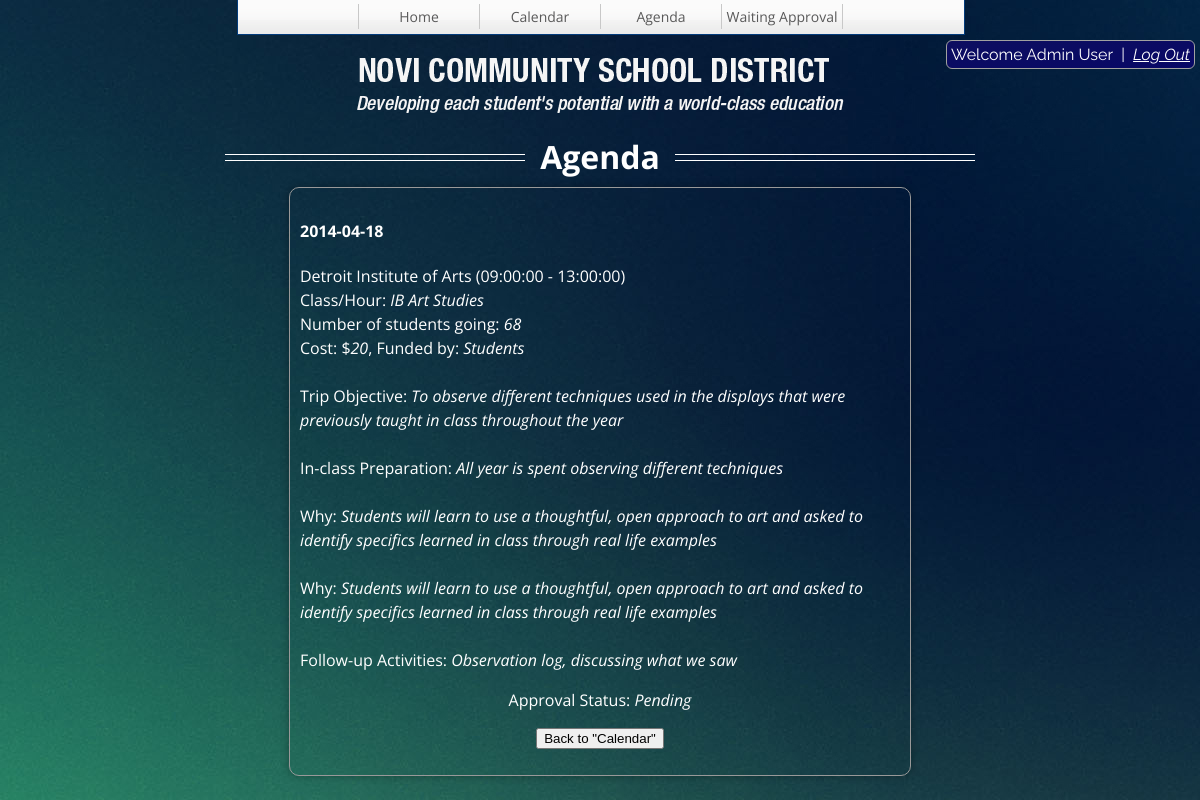
Page /admin?page=detail2&trip=5 (signed in) on the committed database.
### tables this page shows
CREATE TABLE IF NOT EXISTS `USER` (
  `userid` int(11) NOT NULL AUTO_INCREMENT,
  `username` varchar(40) NOT NULL,
  `password` varchar(40) NOT NULL,
  `privilege` int(1) NOT NULL,
  `name` varchar(30) NOT NULL,
  `email` varchar(40) NOT NULL,
  `lastLogin` timestamp NOT NULL,
  PRIMARY KEY (`userid`),
  KEY `userid` (`userid`)
);

CREATE TABLE IF NOT EXISTS `FIELD_TRIP` (
  `eventid` int(11) NOT NULL AUTO_INCREMENT,
  `userid` int(11) NOT NULL,
  `date` date NOT NULL,
  `startTime` time NOT NULL,
  `endTime` time NOT NULL,
  `destination` varchar(100) NOT NULL,
  `classhour` varchar(200) NOT NULL,
  `numstudent` int(10) NOT NULL,
  `cost` int(11) NOT NULL,
  `fund` varchar(50) DEFAULT NULL,
  `objective` varchar(1000) NOT NULL,
  `classactivities` varchar(1000) NOT NULL,
  `why` varchar(1000) NOT NULL,
  `followup` varchar(1000) NOT NULL,
  `approval` tinyint(1) NOT NULL DEFAULT '0',
  `comments` varchar(1000) DEFAULT NULL,
  `approvalDate` timestamp NULL DEFAULT NULL,
  `created` timestamp NOT NULL DEFAULT CURRENT_TIMESTAMP,
  PRIMARY KEY (`eventid`)
);

### classes/mysql.php (called while the page is built, shortened)
<?php
class mysql {
	private $conn;
	function __construct() {
		$this->conn = new mysqli(DB_SERVER, DB_USER, DB_PASSWORD, DB_NAME) or
					  die('There was a problem connecting to the database.');
	}
	function get_userinfo($username, $column){
		$result = $this->conn->query("SELECT * FROM USER WHERE username = '$username' LIMIT 1");
		if ($data = mysqli_fetch_array($result)){
			return $data[$column];
		}
		return 0;
	}
	function get_specifictrip($eventid){
		$result = $this->conn->query("SELECT * FROM FIELD_TRIP WHERE eventid = '$eventid' LIMIT 1");
		if ($data = mysqli_fetch_array($result)){
			return $data;
		}
		return 0;
	}
}

### adminpages/detail2.php (the view, shortened to what this page needs)
<?php
$tripdetail = $mysql->get_specifictrip($_GET['trip']);
$fundedby = $tripdetail[fund];
if ($tripdetail[fund] == null || $tripdetail[fund] == "") { $fundedby = "Students"; }
if ($tripdetail[approval]==0) { $approval = "Pending"; }
$display = '<h4>'.$tripdetail[date].'</h4><p>'.$tripdetail[destination].' ('.$tripdetail[startTime].' - '.$tripdetail[endTime].')<br>Class/Hour: <i>'.$tripdetail[classhour].'</i><br>Number of students going: <i>'.$tripdetail[numstudent].'</i><br>Cost: $<i>'.$tripdetail[cost].'</i>, Funded by: <i>'.$fundedby.'</i><br><br>Trip Objective: <i>'.$tripdetail[objective].'</i><br><br>In-class Preparation: <i>'.$tripdetail[classactivities].'</i><br><br>Why: <i>'.$tripdetail[why].'</i><br><br>Why: <i>'.$tripdetail[why].'</i><br><br>Follow-up Activities: <i>'.$tripdetail[followup].'</i><br><center>Approval Status: <i>'.$approval.'</i></center></p>';
?>
<center><h1><span>Agenda</span></h1></center>
<div id="list">
<?php echo $display ?>
<form method=post action="?page=calendar"><center><input type=submit value="Back to &quot;Calendar&quot;"></center></form>
</div>

### adminpages/header.php
<div id="logout">
<?php echo "Welcome $name&nbsp&nbsp|&nbsp&nbsp";?>
<a href="login.php?status=logout" class = "logout">Log Out</a>
</div>
<div id="nav">
<div class="links">
<ul>
<center>
<li><a></a></li>
<li><a href="?page=index">Home</a></li>
<li><a href="?page=calendar">Calendar</a></li>
<li><a href="?page=agenda">Agenda</a></li>
<li><a href="?page=waiting">Waiting Approval</a></li>
</center>
</ul>
</div>
</div>
<div id="logo">
<center><img src="images/title_main.png" width="487" height="55" /></center>
</div>

### css/user.css (style rules this page uses)
html { font-family: "Open Sans", helvetica, sans-serif; color: white; background: #FFFFFF url(../images/background.jpg) no-repeat; background-attachment: fixed; }
h1 { line-height: 0.5; text-align: center; }
h1 span { display: inline-block; position: relative; }
h1 span:before, h1 span:after { content: ""; position: absolute; height: 5px; border-bottom: 1px solid white; border-top: 1px solid white; top: 5; width: 300px; }
h1 span:before { right: 100%; margin-right: 15px; }
h1 span:after { left: 100%; margin-left: 15px; }
#logo { top:50px; height: 120px; margin-bottom:1px; position: relative; z-index: -5; }
#logout { background: linear-gradient(to bottom right, #0d0e60, #080866); font-family: "Raleway", sans-serif; border: 1.5px solid #a1a1a1; border-radius: 6px; padding: 4px; position: absolute; right:5px; top:40px; }
#logout a { font-style: italic; color:#FFFFFF; }
#nav { width: 726px; height: 34px; position: absolute; top: -1px; left: 50%; margin-left: -363px; background: transparent url(../images/navtile.png) repeat-x; border-style:solid; border-width:1px; border-color:#033c7c; text-align: center; }
#nav ul { float: right; text-align:left; list-style: none; width: 726px; margin: auto; padding: 0; display: inline; }
#nav ul li { display: inline; margin: 0; padding: 0; }
#nav ul li a { display: block; float: left; width: 120px; height: 18px; margin: 4px 0 1px; padding-top: 3px; padding-bottom: 4px; border-right: 1px solid #c8c8c8; text-align: center; font-size: 14px; color: #595959; text-decoration: none; }
#list { margin:auto; position:relative; width:600px; height:auto; line-height: 24px; -webkit-border-radius: 10px; -moz-border-radius: 10px; border-radius: 10px; padding:10px; border: 1px solid #999; border: inset 1px solid #333; -webkit-box-shadow: 0px 0px 8px rgba(0, 0, 0, 0.3); -moz-box-shadow: 0px 0px 8px rgba(0, 0, 0, 0.3); box-shadow: 0px 0px 8px rgba(0, 0, 0, 0.3); }

### rows in the picture
user: name "Admin User"
field_trip: date "2014-04-18", destination "Detroit Institute of Arts", startTime "09:00:00", endTime "13:00:00", classhour "IB Art Studies", numstudent "68", cost "20", fund "Students", objective "To observe different techniques used in the displays that were previously taught in class throughout the year", classactivities "All year is spent observing different techniques", why "Students will learn to use a thoughtful, open approach to art and asked to identify specifics learned in class through real life examples", followup "Observation log, discussing what we saw", approval "Pending"
